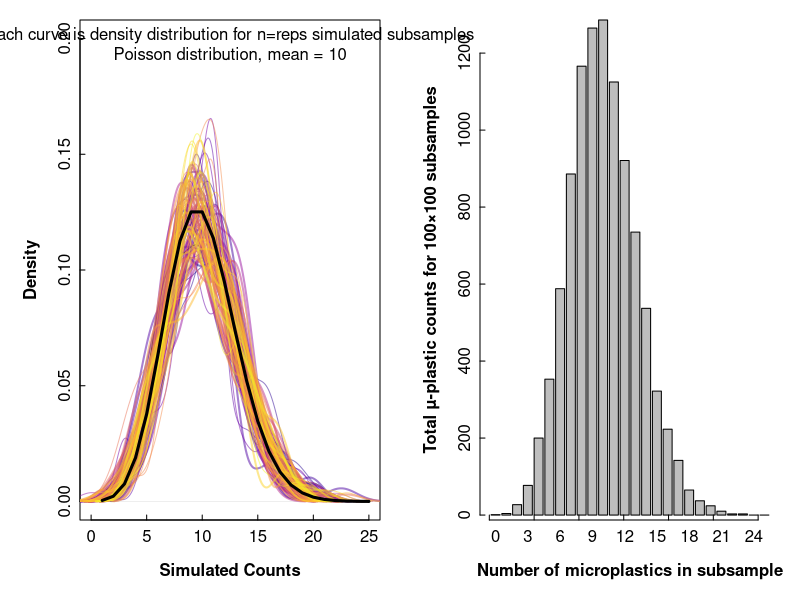

Reproduce this figure in R.
## ---- chunk 1
# setup
par(mfrow=c(1,2), mar=c(4,4,1,1), font.lab=2, mgp=c(2,0.3,0), tcl=0.25)
perkg <- 1000
sbsmpl <- 10
reps <- 100
palette(c("#000000FF", viridis::plasma(100, alpha = 0.5)))
# object to store output
counts_out <- as.data.frame(matrix(rep(NA,2600), nrow = 100))
colnames(counts_out) <- paste0("n_",seq(0,25))

# derived input
mean_n <- perkg*(sbsmpl/1e3)
n_sbsmpl <- 1e3/sbsmpl
sampl1 <- rpois(100,10)

plot(density(sampl1), main="", xlim=c(0,25), ylim=c(0,0.2), 
     col=1, xlab="Simulated Counts")
# do 1st simulation
for (j in 0:25){
  counts_out[1,j+1] <- length(which(sampl1==j))
}
# do remaining reps-1 simulations
for (i in 2:reps){
  sampl1 <- rpois(n_sbsmpl,mean_n)
  lines(density(sampl1), col=i, lwd=sample(1:2,1))
  # simulation output
  for (j in 0:25){
    counts_out[i,j+1] <- length(which(sampl1==j))
  }
}
lines(dpois(1:25,10), lwd=3)
# mtext(paste("In 100 samples of 100,",sum(zeros),"had subsamples with count =",n))
mtext("Each curve is density distribution for n=reps simulated subsamples",
      side=3, line = -1.2)
mtext(paste("Poisson distribution, mean =", mean_n),
      side=3, line = -2.2)

barplot(apply(counts_out[,1:26], MARGIN = 2, FUN = sum), 
        xlab="Number of microplastics in subsample", 
        ylab="Total µ-plastic counts for 100×100 subsamples",
        names.arg = 0:25);axis(1, labels = NA)
## ---- chunk 2
(data.frame(n=0:25,Counts=as.numeric(apply(counts_out[,1:26], MARGIN = 2, FUN = sum))))
rbind(0:12,  as.numeric(apply(counts_out[,1:13], MARGIN = 2, FUN = sum)),
      rep("",13),
      13:25, as.numeric(apply(counts_out[,14:26], MARGIN = 2, FUN = sum)))
## ---- chunk 3
out2 <- as.data.frame(matrix(c(0:12,  as.numeric(apply(counts_out[,1:13], MARGIN = 2, FUN = sum)),
      rep("",13),
      13:25, as.numeric(apply(counts_out[,14:26], MARGIN = 2, FUN = sum))),nrow=5,byrow = T))
row.names(out2) <- c("Counts_0-12","     n_0-12","-","Counts_13-25","     n_13-25")
colnames(out2) <- paste0("n",0:12);out2
